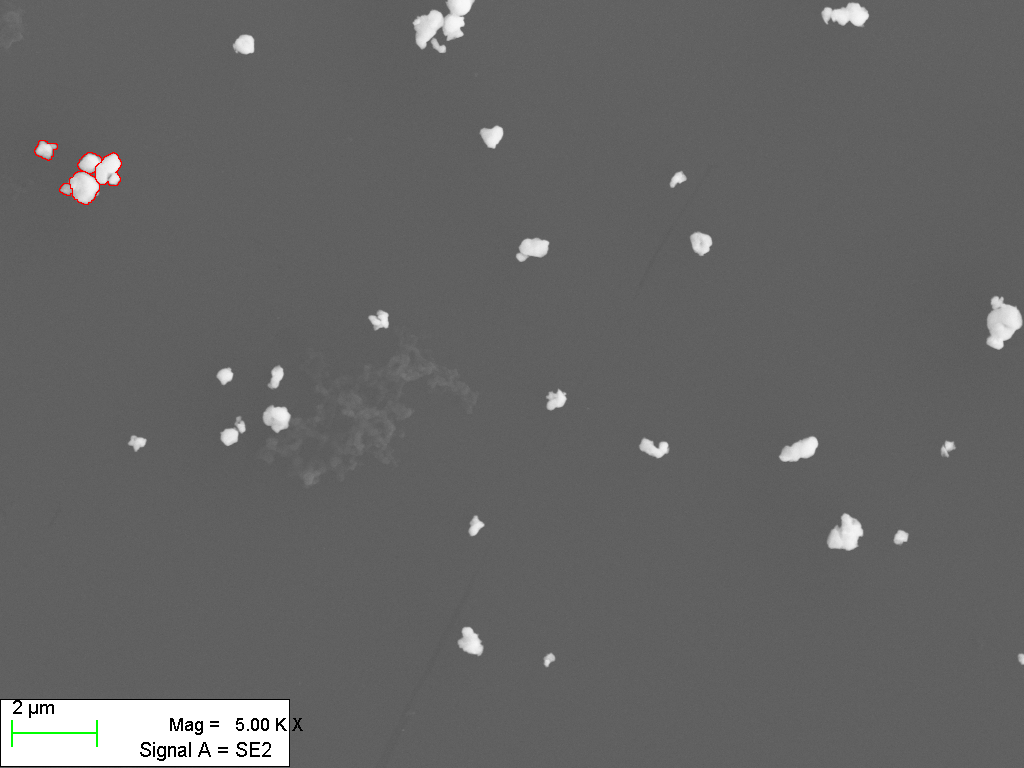
#> input picture _Archive/2y-08WC-SDS1h-12PAH2h-wc30m-07.tif, 1024 x 768 px, found by its file name
$ python text5.py
#> lines starting #> are read from the running program, lines starting #| are printed output that depends on the picture; after the words box and inside, x2 and y2 are one past the last pixel; in counts of white or black regions, pixels touching at a corner belong together; long printed decimals are rounded
#> further down, src is the input picture: shape (768, 1024, 3); mean B, G, R 101.2, 101.3, 101.4
import cv2
import numpy as np
import random as rd

def watershed_algorithm(image):
    src = image.copy()

    # 边缘保留滤波EPF去噪，sp、sr分别表示空间窗口大小、色彩空间窗口大小
    blur = cv2.pyrMeanShiftFiltering(image,sp=21,sr=55)
    cv2.imshow("blur", blur)

    # 转成灰度图像
    gray = cv2.cvtColor(blur, cv2.COLOR_BGR2GRAY)

    # 使用otsu算法得到二值图像区间阈值
    ret, binary = cv2.threshold(gray, 0, 255, cv2.THRESH_BINARY + cv2.THRESH_OTSU)
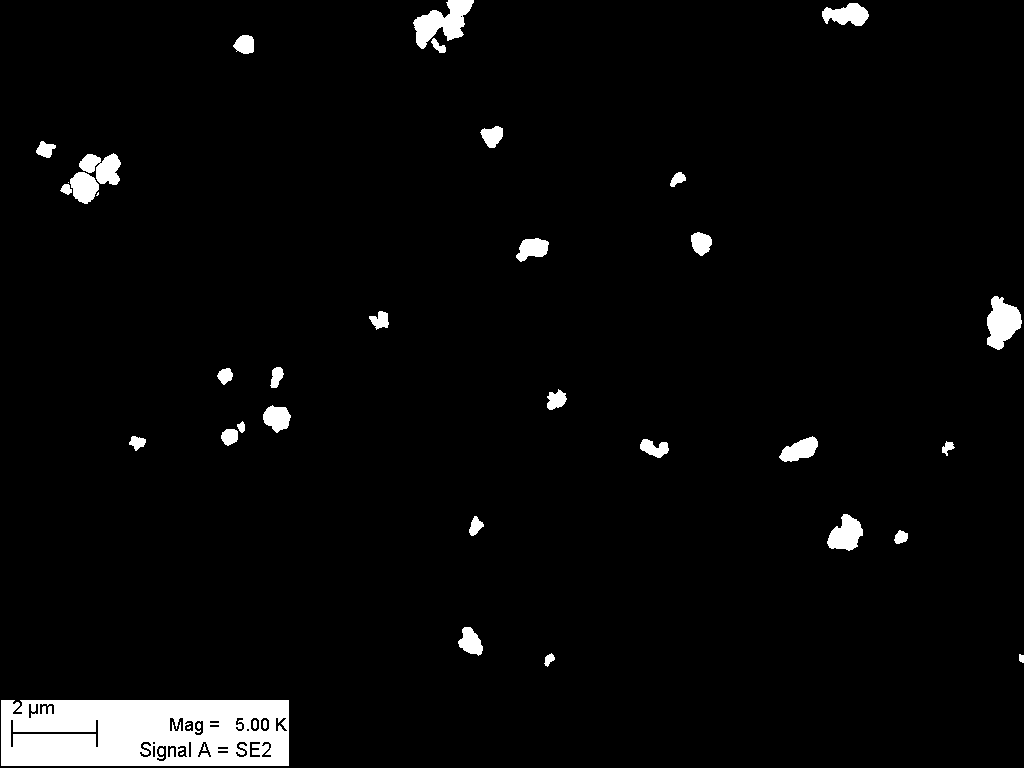
#> binary: shape (768, 1024); 3.7% white; 40 white regions (5 under 20 px), largest, box (x1, y1, x2, y2) and area: (1, 700, 289, 766) 17263, (413, 0, 474, 49) 1498, (987, 296, 1022, 350) 1233
#> ret = 167
    cv2.imshow('thres image', binary)

    # 距离变换
    dist = cv2.distanceTransform(binary, cv2.DIST_L2, 3)
    dist_out = cv2.normalize(dist, 0, 1.0, cv2.NORM_MINMAX)
    cv2.imshow('distance-Transform', dist_out * 100)

    # # 对距离变换图像进行二值化处理，得到前景区域的初始标记，0.5*dist_out.max()表示阈值
    # ret, surface = cv2.threshold(dist_out, 0.14*dist_out.max(), 255, cv2.THRESH_BINARY)
    # # 使用局部均值法确定距离变换图像的最佳标记阈值
    window_size = 11
    local_mean = cv2.blur(dist_out, (window_size, window_size))
    mask = dist_out > local_mean
#> mask: shape (768, 1024) bool; 2.1% white; 58 white regions (19 under 20 px), largest, box (x1, y1, x2, y2) and area: (2, 700, 289, 766) 8600, (413, 0, 473, 49) 919, (987, 296, 1020, 349) 770
    threshold_value = dist_out[mask].mean()
#> threshold_value = 0.00563
    ret, surface = cv2.threshold(dist_out, threshold_value, 255, cv2.THRESH_BINARY)
#> surface: shape (768, 1024) float32; 1.1% white; 27 white regions (8 under 20 px), largest, box (x1, y1, x2, y2) and area: (7, 706, 283, 760) 6541, (993, 306, 1016, 343) 454, (834, 522, 857, 544) 256
#> ret = 0.00563
    cv2.imshow('surface', surface)

    # [6 lines of commented-out code are left out]

    cv2.imshow('surface', surface)
    print(dist_out.max())
#| 0.02209
    print(threshold_value)
#| 0.005626
    print(threshold_value/dist_out.max())
#| 0.2547
    # 使用自适应阈值处理
    # surface = cv2.adaptiveThreshold(dist_out, 255, cv2.ADAPTIVE_THRESH_MEAN_C, cv2.THRESH_BINARY, 11, 2)
    # cv2.imshow('surface', surface)

    # 转成8位整型
    sure_fg = np.uint8(surface)
    cv2.imshow('Sure foreground', sure_fg)

    # 使用连通组件分析算法，得到初始标记图像，其中前景区域的标记值为2，背景区域的标记值为1
    ret, markers = cv2.connectedComponents(sure_fg)  # 连通区域
#> markers: shape (768, 1024) int32; 28 distinct labels, from 0 to 27
#> ret = 28
    print(ret)
#| 28
    markers = markers + 1 #整个图+1，使背景不是0而是1值
#> markers: shape (768, 1024) int32; 28 distinct labels, from 1 to 28

    # 对二值图像进行膨胀处理，得到未知区域的标记。将未知区域的标记值设为0
    kernel = np.ones((3, 3), np.uint8)
    binary = cv2.morphologyEx(binary, cv2.MORPH_DILATE, kernel, iterations=1)
#> binary: shape (768, 1024); 4.4% white; 27 white regions, largest, box (x1, y1, x2, y2) and area: (0, 699, 290, 767) 19707, (59, 152, 122, 205) 1949, (412, 0, 475, 54) 1932
    unknown = binary - sure_fg
#> unknown: shape (768, 1024); 3.3% white; 27 white regions, largest, box (x1, y1, x2, y2) and area: (0, 699, 290, 767) 12960, (59, 152, 122, 205) 1621, (412, 0, 475, 54) 1532
    cv2.imshow('unknown',unknown)

    # 未知区域标记为0
    markers[unknown == 255] = 0
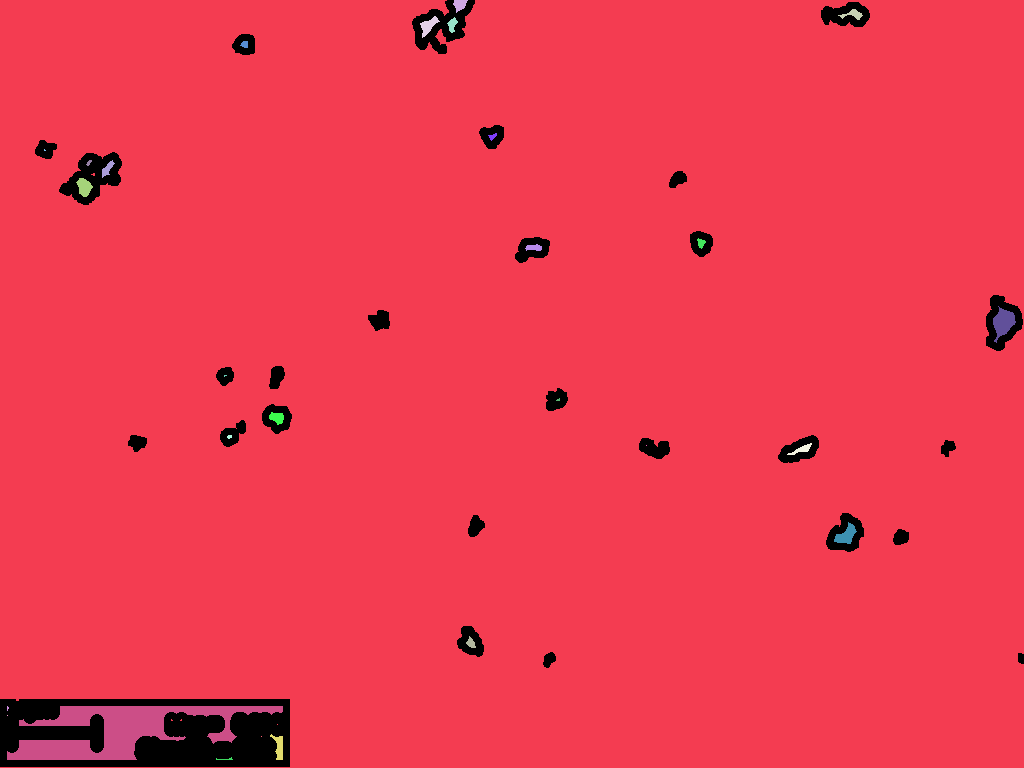
#> markers: shape (768, 1024) int32; 29 distinct labels, from 0 to 28; one colour per label, 0 black
    # 区域标记结果
    markers_show = np.uint8(markers)
    cv2.imshow('markers',markers_show*100)

    # 分水岭算法分割
    markers = cv2.watershed(image, markers=markers)
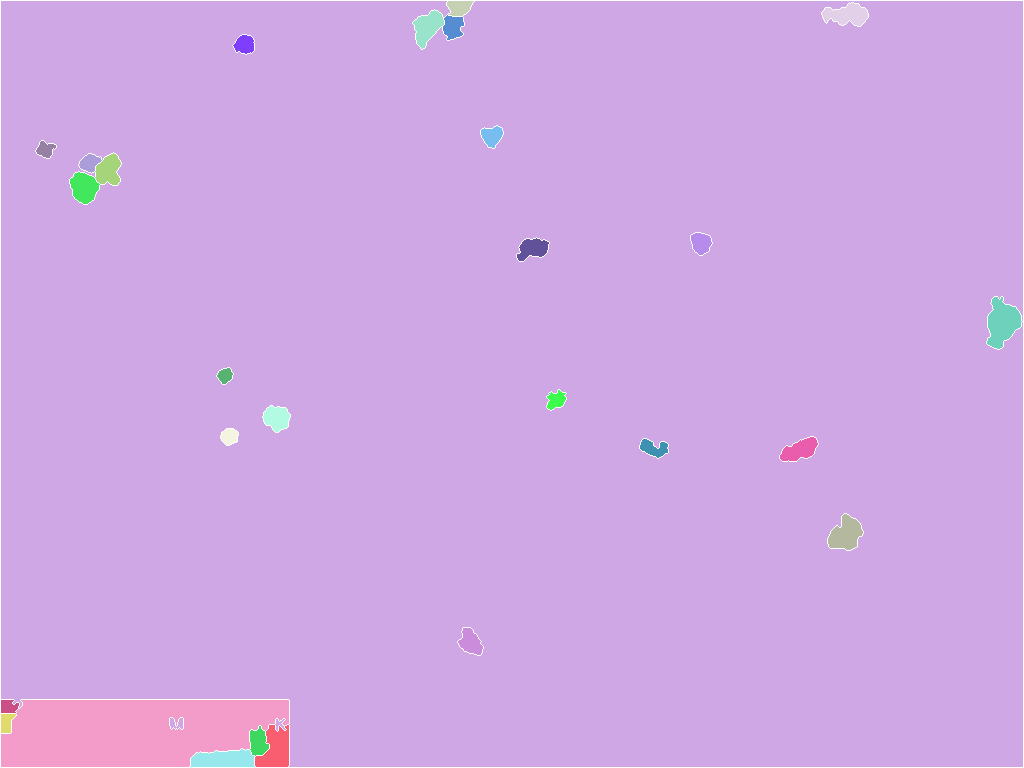
#> markers: shape (768, 1024) int32; 29 distinct labels, from -1 to 28; one colour per label, 0 black, -1 white
    min_val, max_val, min_loc, max_loc = cv2.minMaxLoc(markers)
#> min_val = -1; max_val = 28; min_loc = (0, 0); max_loc = (241, 749)
    markers_8u = np.uint8(markers)
    # print(max_val)

    # 定义不同区域的颜色，用于后续可视化显示
    colors = [(255,0,0), (0,255,0), (0,0,255), (255,255,0),
              (255,0,255), (0,255,255), (255,128,0), (255,0,128),
              (128,255,0), (128,0,255), (255,128,128), (128,255,255)]
    # 遍历每个标记值，将每个区域的轮廓进行提取，并使用不同颜色对每个区域进行填充。同时，计算每个区域的中心，并在图像中进行标注。
    for i in range(2,int(max_val+1)):
        ret, thres1 = cv2.threshold(markers_8u, i-1, 255, cv2.THRESH_BINARY)
        ret2, thres2 = cv2.threshold(markers_8u, i, 255, cv2.THRESH_BINARY)
        mask = thres1 - thres2
        cv2.imshow('mask',mask)
        # color = (rd.randint(0,255), rd.randint(0,255), rd.randint(0,255))
        # image[markers == i] = [rd.randint(0,255), rd.randint(0,255), rd.randint(0,255)]
        # image[markers == i] = [colors[i-2]]

        contours,hierarchy = cv2.findContours(mask, cv2.RETR_EXTERNAL, cv2.CHAIN_APPROX_NONE)
        cv2.drawContours(image,contours,-1,colors[(i-2)%12],-1)
#> image: shape (768, 1024, 3); 3.62% of pixels changed, all inside (x1, y1, x2, y2) = (1, 1, 1022, 767)
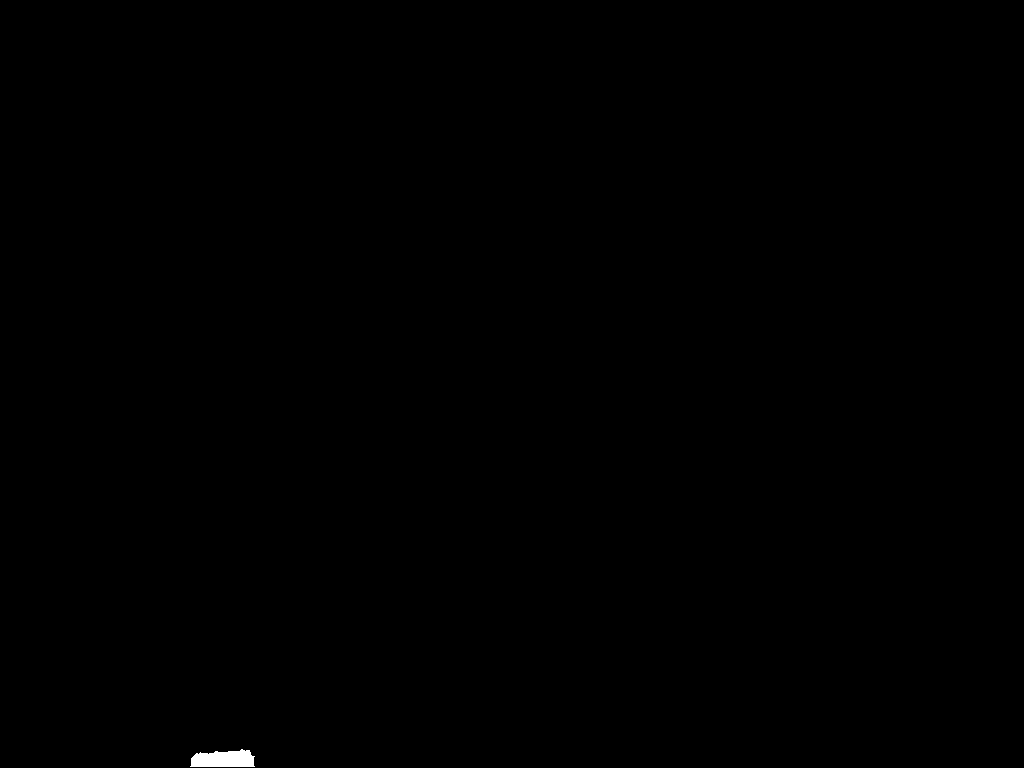
#> mask: shape (768, 1024); 0.12% white; 1 white region, box (x1, y1, x2, y2) and area: (190, 749, 255, 767) 934
        # [12 lines of commented-out code are left out]
    cv2.imshow('regions', image)
    result = cv2.addWeighted(src,0.1,image,0.9,0) #图像权重叠加
    cv2.imshow('result', result)

src = cv2.imread('_Archive/2y-08WC-SDS1h-12PAH2h-wc30m-07.tif')
cv2.imshow('src', src)
watershed_algorithm(src)
cv2.waitKey(0)
cv2.destroyAllWindows()

$ run again, with _Archive/2y-08WC-SDS1h-12PAH2h-wc30m-01.tif copied over _Archive/2y-08WC-SDS1h-12PAH2h-wc30m-07.tif
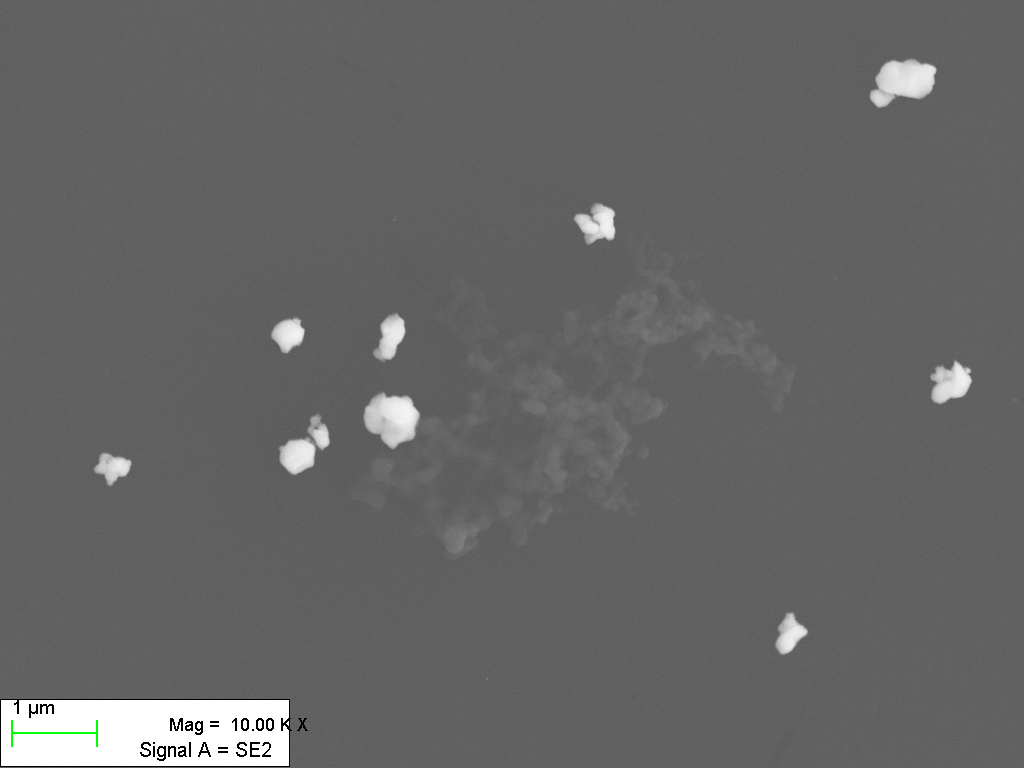
#> input picture _Archive/2y-08WC-SDS1h-12PAH2h-wc30m-01.tif, 1024 x 768 px, found by its file name
#> src is the input picture: shape (768, 1024, 3); mean B, G, R 101.6, 101.7, 101.6
#> in watershed_algorithm, `ret, binary = cv2.threshold(gray, 0, 255, cv2.THRESH_BINARY + cv2.THRE..`: ret = 167
#> threshold_value = 0.00605
#> surface: shape (768, 1024) float32; 1.1% white; 15 white regions (2 under 20 px), largest, box (x1, y1, x2, y2) and area: (8, 707, 282, 759) 5212, (371, 402, 412, 440) 1026, (878, 67, 928, 100) 871
#| 0.01994
#| 0.006051
#| 0.3035
#> in watershed_algorithm, `ret, markers = cv2.connectedComponents(sure_fg)`: ret = 16
#| 16
#> unknown: shape (768, 1024); 3% white; 10 white regions, largest, box (x1, y1, x2, y2) and area: (0, 699, 290, 767) 14213, (869, 59, 937, 109) 1488, (363, 392, 420, 450) 1341
#> in watershed_algorithm, `markers = cv2.watershed(image, markers=markers)`:
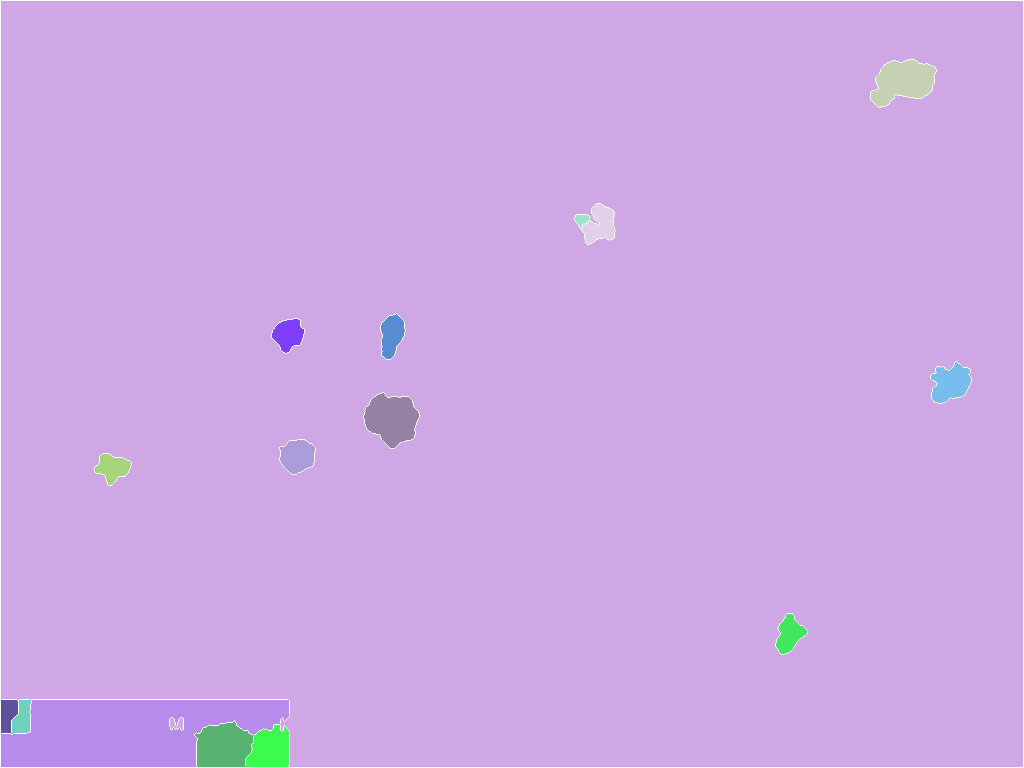
#> markers: shape (768, 1024) int32; 17 distinct labels, from -1 to 16; one colour per label, 0 black, -1 white
#> min_val = -1; max_val = 16; min_loc = (0, 0); max_loc = (274, 725)
#> after the loop in watershed_algorithm, `for i in range(2,int(max_val+1)):`:
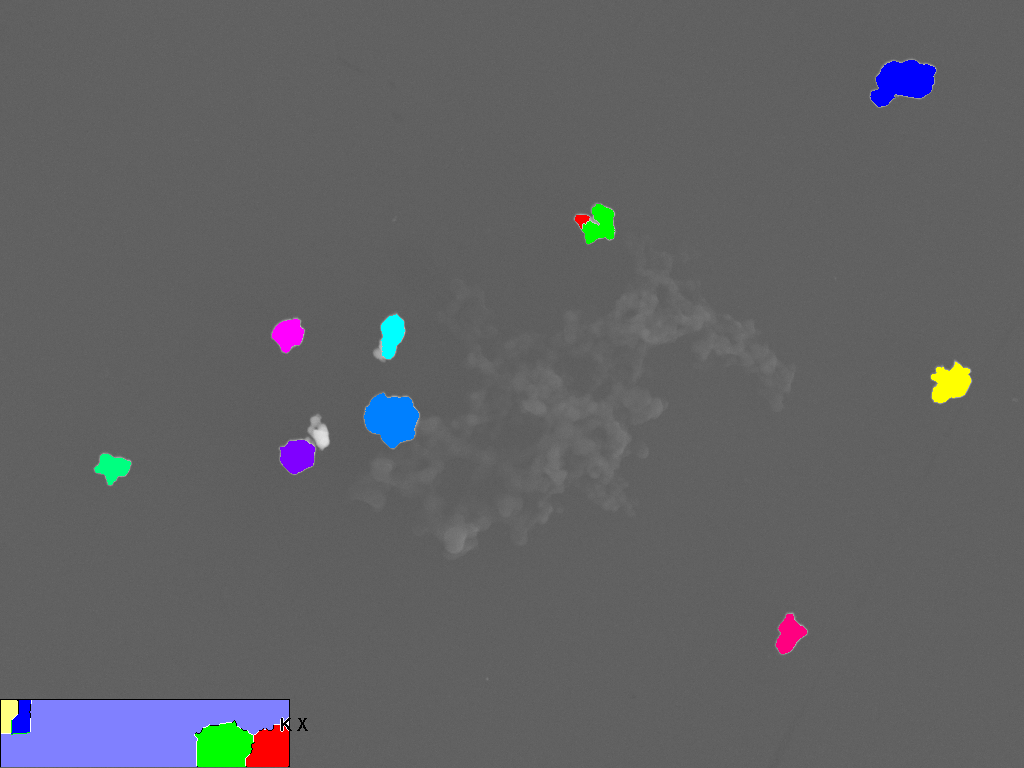
#> image: shape (768, 1024, 3); 3.66% of pixels changed, all inside (x1, y1, x2, y2) = (1, 60, 971, 767)
